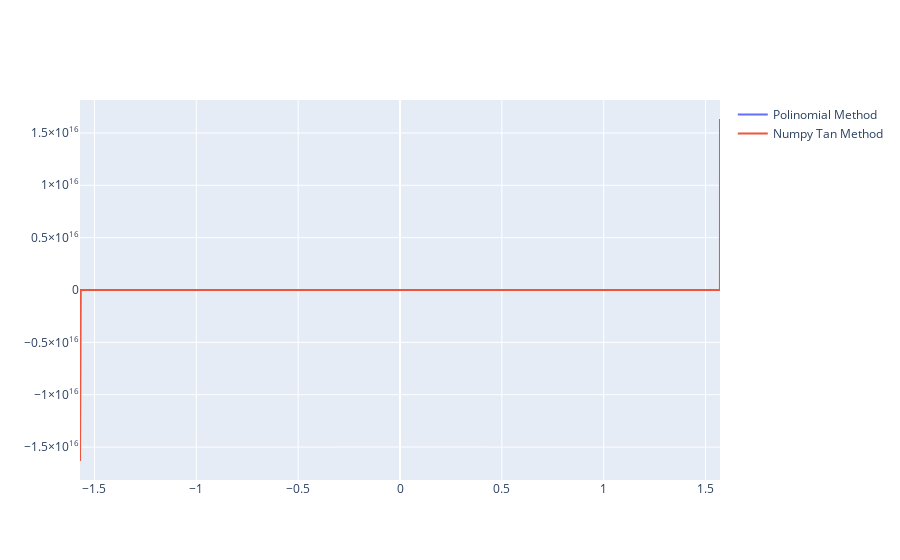

Notebook code for this chart:
### Code cell
x = np.linspace(- 1/2 * np.pi, 1/2 * np.pi, 10000)

y = [my_tan2(x_value) for x_value in x]
fig = go.Figure(data=go.Scatter(x=x, y=y, name="Polinomial Method"))

y = [np.tan(x_value) for x_value in x]
fig.add_trace(go.Scatter(x=x, y=y, name="Numpy Tan Method"))
fig.show()

### Figure 1 — Plotly figure (JSON) as saved in the notebook; plotly's stock layout.template omitted (floating-point values rounded to 4 significant figures; data arrays with more than 128 entries replaced by an {"elided": "..."} marker saying what was removed)
{"data": [{"name": "Polinomial Method", "type": "scatter", "x": {"elided": "10000 float values"}, "y": {"elided": "10000 float values"}}, {"name": "Numpy Tan Method", "type": "scatter", "x": {"elided": "10000 float values"}, "y": {"elided": "10000 float values"}}], "layout": {}}
